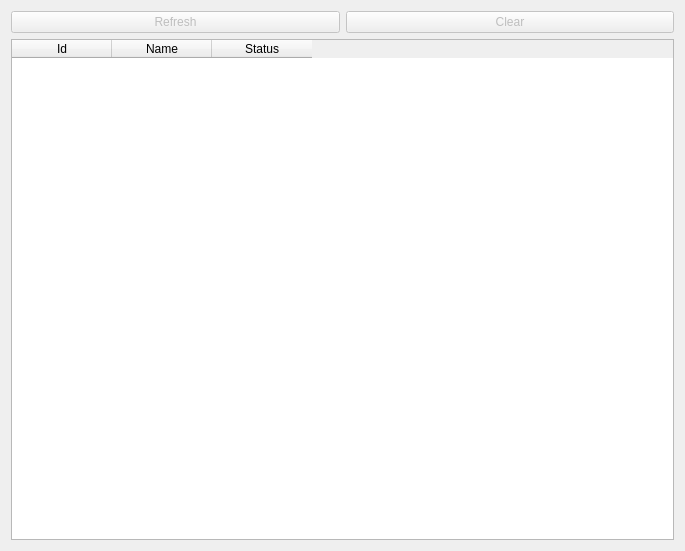
<?xml version="1.0" encoding="UTF-8"?>
<ui version="4.0">
<class>OperationQueue</class>
<widget class="QWidget" name="OperationQueue">
<property name="geometry">
<rect>
<x>0</x>
<y>0</y>
<width>685</width>
<height>551</height>
</rect>
</property>
<property name="windowTitle">
<string>Queue</string>
</property>
<layout class="QVBoxLayout" name="verticalLayout">
<item>
<layout class="QHBoxLayout" name="horizontalLayout">
<item>
<widget class="QPushButton" name="pushButton_2">
<property name="enabled">
<bool>false</bool>
</property>
<property name="text">
<string>Refresh</string>
</property>
</widget>
</item>
<item>
<widget class="QPushButton" name="pushButton">
<property name="enabled">
<bool>false</bool>
</property>
<property name="text">
<string>Clear</string>
</property>
</widget>
</item>
</layout>
</item>
<item>
<widget class="QTableWidget" name="tableWidget">
<attribute name="horizontalHeaderVisible">
<bool>true</bool>
</attribute>
<attribute name="horizontalHeaderCascadingSectionResizes">
<bool>false</bool>
</attribute>
<column>
<property name="text">
<string>Id</string>
</property>
</column>
<column>
<property name="text">
<string>Name</string>
</property>
</column>
<column>
<property name="text">
<string>Status</string>
</property>
</column>
</widget>
</item>
</layout>
</widget>
<resources/>
<connections/>
</ui>
